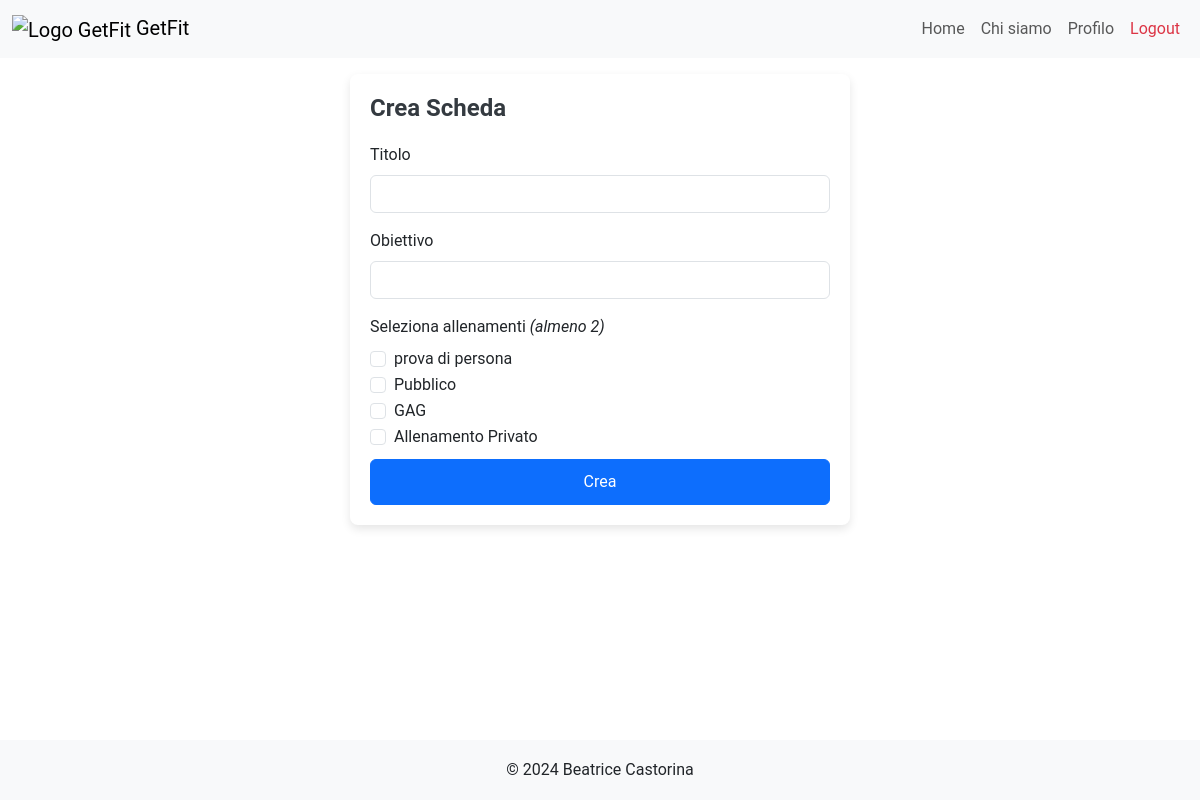
The app's page /create_scheda (signed in) with its own data.
### tables this page shows
CREATE TABLE "Allenamenti" (
	"id_allenamento"	INTEGER,
	"pt_id"	INTEGER NOT NULL,
	"titolo"	TEXT NOT NULL,
	"descrizione"	TEXT NOT NULL,
	"livello"	TEXT NOT NULL,
	"visibile"	INTEGER NOT NULL,
	"data_creazione"	TEXT NOT NULL,
	PRIMARY KEY("id_allenamento" AUTOINCREMENT),
	FOREIGN KEY("pt_id") REFERENCES "PersonalTrainers"("pt_id")
);

### app.py (the view)
@app.route("/create_scheda",methods=['GET','POST'])
def create_scheda():
  if request.method == 'POST':
    ids = request.form.getlist("ids")
    email = utenti_dao.get_email(request)
    pt_id = utenti_dao.get_user_id_by_email(email,'pt')
    client_id = request.form.get('client_id')
    new_scheda = request.form.to_dict()
    pt_id_client = utenti_dao.get_client(client_id)['pt_id']
    success = False
    if (pt_id_client != pt_id):
      flash("Non hai i permessi per creare la scheda.", "danger")
      return redirect(url_for('index'))
    if len(ids) >= 2:
      success = schede_dao.create_scheda(ids,pt_id,new_scheda)
    if success:
      flash("Scheda creata con successo.", "success")
      return redirect(url_for("schede", client_id=client_id))
    flash("Impossibile creare la scheda.", "danger")
    return redirect(url_for("create_scheda",client_id=client_id))
  else:
    allenamenti_db = allenamenti_dao.get_allenamenti()
    allenamenti = []
    email = utenti_dao.get_email(request)
    pt_id = utenti_dao.get_user_id_by_email(email,'pt')
    client_id = request.args.get("client_id")
    for allenamento in allenamenti_db:
      if allenamento['visibile'] == 1 or allenamento['pt_id'] == pt_id:
        allenamenti.append(allenamento)
    return render_template("create_scheda.html",allenamenti=allenamenti, client_id=client_id)

### allenamenti_dao.py (called while the page is built)
def get_allenamenti():
	query = 'SELECT * FROM Allenamenti ORDER BY data_creazione DESC'
	connection = sqlite3.connect('db/personal.db')
	connection.row_factory = sqlite3.Row
	cursor = connection.cursor()
	cursor.execute(query)
	allenamenti = cursor.fetchall()
	cursor.close()
	connection.close()
	return allenamenti

### app.py (called while the page is built)
@login_manager.user_loader
def load_user(user_email):
  user_db, type = utenti_dao.get_user_by_email(user_email)
  if type == 0:
    user = PersonalTrainer(nome=user_db['nome'], cognome=user_db['cognome'], genere=user_db['genere'], pt_id=user_db['pt_id'], rating=user_db['rating'], numOfRatings=user_db['numOfRatings'], email=user_db['email'], password=user_db['password'])
  else:
    user = Client(nome=user_db['nome'], cognome=user_db['cognome'], genere=user_db['genere'], client_id=user_db['client_id'], pt_id=user_db['pt_id'], email=user_db['email'], password=user_db['password'])
  return user

### utenti_dao.py (called while the page is built)
def get_email(request):
	try:
		return request.cookies.get('remember_token').split('|')[0]
	except Exception as e:
		return None

def get_user_id_by_email(user_email, type='client'):
	query1 = 'SELECT pt_id FROM PersonalTrainers WHERE email = ?'
	query2 = 'SELECT client_id FROM Clients WHERE email = ?'
	connection = sqlite3.connect('db/personal.db')
	connection.row_factory = sqlite3.Row
	cursor = connection.cursor()
	if type == 'pt':
		cursor.execute(query1,(user_email,))
	else:
		cursor.execute(query2, (user_email,))
	id = cursor.fetchone()
	cursor.close()
	connection.close()
	return id[0]

def get_user_by_email(user_email):
	type = 0 # 0: personal_trainer, 1: client
	query1 = 'SELECT * FROM PersonalTrainers WHERE email = ?'
	query2 = 'SELECT * FROM Clients WHERE email = ?'
	connection = sqlite3.connect('db/personal.db')
	connection.row_factory = sqlite3.Row
	cursor = connection.cursor()
	cursor.execute(query1,(user_email,))
	user = cursor.fetchone()
	if user is None:
		cursor.execute(query2, (user_email,)) # Clients
		user = cursor.fetchone()
		type = 1
	cursor.close()
	connection.close()
	return user, type

### templates/create_scheda.html (shortened to what this page needs)
{% extends "base.html" %}
{% block style %} {{url_for('static', filename='css/login_styles.css')}} {% endblock %}
{% block content %}
<div class="login-container mt-3 mb-3">
	<h2>Crea Scheda</h2>
	<form  action="/create_scheda" method="POST">
		<div class="mb-3">
      <label for="titleInput" class="form-label">Titolo</label>
      <input type="text" class="form-control" name="titolo" id="titleInput" required>
    </div>
    <div class="mb-3">
      <label for="obiettivoInput" class="form-label">Obiettivo</label>
      <input type="text" class="form-control" name="obiettivo" id="obiettivoInput" required>
    </div>
    <label class="form-label">Seleziona allenamenti <em>(almeno 2)</em></label>
    {% for allenamento in allenamenti %}
      <div class="form-check">
        <input class="form-check-input" type="checkbox" name="ids" value="{{allenamento.id_allenamento}}" id="flexCheck{{loop.index}}">
        <label class="form-check-label" for="flexCheck{{loop.index}}">
          {{allenamento.titolo}}
        </label>
      </div>
    {% endfor %}
		<button type="submit" class="btn btn-primary mt-2">Crea</button>
	</form>
</div>
{% endblock %}

### static/css/base_styles.css (style rules this page uses)
html, body { font-family: 'Roboto', sans-serif; height: 100%; margin: 0; }

### static/css/login_styles.css (style rules this page uses)
.login-container { margin: 0 auto; max-width: 500px; width: 100%; padding: 20px; background-color: #ffffff; box-shadow: 0px 4px 10px rgba(0, 0, 0, 0.1); border-radius: 8px; }
.login-container h2 { margin-bottom: 20px; font-size: 24px; font-weight: bold; color: #343a40; }
.login-container .form-control { border-radius: 6px; }
.login-container .btn-primary { width: 100%; padding: 10px; border-radius: 6px; }

### records on screen
Allenamenti: titolo "prova di persona"
Allenamenti: titolo "Pubblico"
Allenamenti: titolo "GAG"
Allenamenti: titolo "Allenamento Privato"
